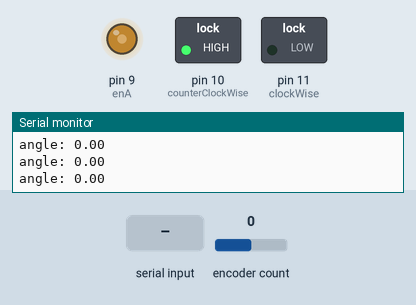
Recording of a sketch running on a simulated Arduino Uno, built with avr-gcc and run on an emulated ATmega328P. Parts: switched loads named in the sketch (green lamp = pin HIGH), output pins drawn as LEDs (lit = HIGH), the last lines printed to the serial monitor. Inputs (shaded band) come from the test bench; at power-on: encoder count 0.

Above: at 1.2 s.
1.3 s: "90,45\n" received over Serial
At 2.3 s:
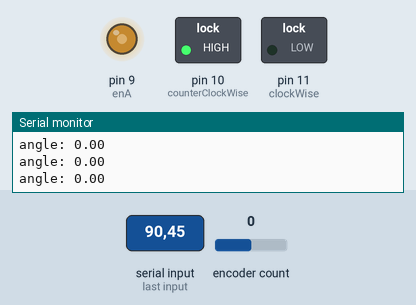
2.8 s: encoder count set to -1
At 3.7 s:
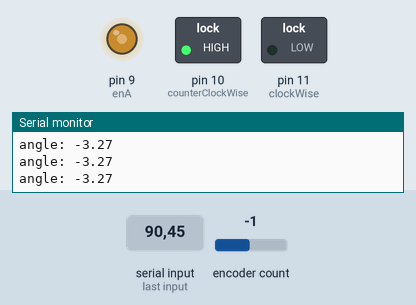
4.3 s: "5\n" received over Serial
At 5.3 s:
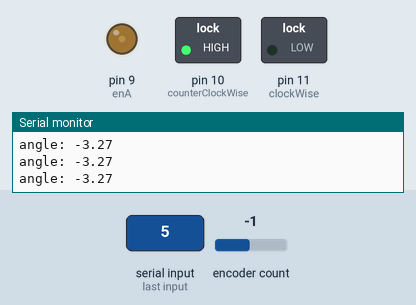
5.8 s: encoder count set to 3
At 7.0 s:
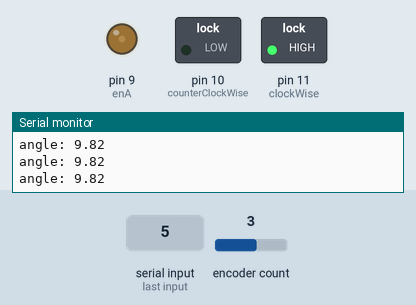
7.3 s: encoder count set to 7
At 7.7 s:
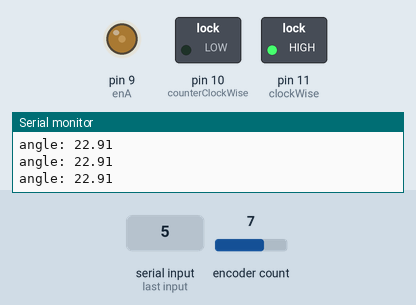
Timing chart, 0 to 9.8 s (numbered marks = the images above; inputs shaded):
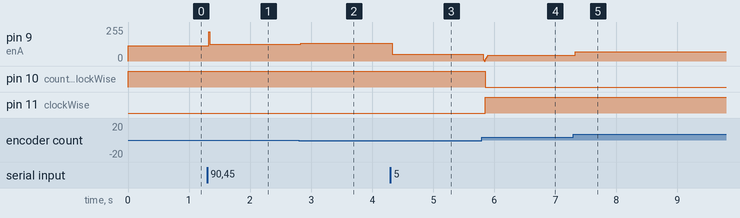

Measured:
- after the input at 1.3 s, pin 9 (enA): 115/255 → 126/255 at once
- after the input at 2.8 s, pin 9 (enA): 126/255 → 132/255 at once
- after the input at 4.3 s, pin 9 (enA): 132/255 → 51/255 at once
- after the input at 5.8 s, pin 9 (enA): 51/255 → 44/255 at once; pin 10 (counterClockWise): HIGH → LOW after 0.05 s; pin 11 (clockWise): LOW → HIGH after 0.05 s
- after the input at 7.3 s, pin 9 (enA): 44/255 → 70/255 at once

The sketch:

PID_ARDUINO_Group3.ino
```cpp
#include <Encoder.h>
#include <PIDController.h>

//הגדרת פינים
#define counterClockWise 10 // כיוון נגד כיוון השעון
#define clockWise 11 // כיוון עם כיוון השעון
#define enA 9 // פין מהירות (PWM)
int encoderPin2 = 2;
int encoderPin3 = 3;

// הגדרת משתנים
float kp = 2;
float ki = 0.17;
float kd = 0.22;
float targetAngle = 40.0;
float setpoint;
double angle = 0.0;


// משתנים גלובליים
Encoder encoder(encoderPin2, encoderPin3); // יצירת אובייקט לקריאת הערך מהאנקודר
PIDController pidController; // יצירת אובייקט לבקר ה-PID

// פונקציה להמרת פולסים (Ticks) של המנוע לזוויות
float tick_to_deg(long tick) {
    return tick * 360.0 / 440.0; // נרמול הזווית
}

// הנעת המוט נגד כיוון השעון
void moveForward() {
  digitalWrite(counterClockWise, HIGH);
  digitalWrite(clockWise, LOW);
}

// הנעת המוט עם כיוון השעון
void moveReverse() {
  digitalWrite(counterClockWise, LOW);
  digitalWrite(clockWise, HIGH);
}
// קבלת קלט מהמשתמש דרך המוניטור הטורי
void getUserInput() { // Get user's input
  if (Serial.available() > 0) {
    float Input = Serial.parseFloat();
    Serial.read();
    setpoint = Input; // Assign the user input to the setpoint
    pidController.setpoint(setpoint);
  }
}

// פונקציית אתחול
void setup() {
 // הגדרת פיני המנוע כפלט
  Serial.begin(9600);
  pinMode(enA, OUTPUT);
  pinMode(counterClockWise, OUTPUT);
  pinMode(clockWise, OUTPUT);
  pidController.begin(); // אתחול בקר ה-PID
  pidController.limit(-180, 180);// הגדרת גבולות פלט לבקר
  pidController.tune(kp, ki, kd); // הגדרת פרמטרי ה-PID (ערכי k)
  pidController.setpoint(targetAngle); // הגדרת זווית היעד הראשונית
}

// הלולאה הראשית
void loop() {

 // קריאת האנקודר וחישוב הזווית הנוכחית
  long encoderCount = encoder.read();
  angle = tick_to_deg(encoderCount);
  getUserInput();// בדיקה אם המשתמש הזין זווית חדשה
 // חישוב אות הבקרה וההפרש בין הזווית הנוכחית לזווית היעד
  double control = pidController.compute(angle);

  Serial.print("angle: ");
  Serial.println(angle);// הדפסת הזווית הנוכחית למסך
  // קביעת כיוון המנוע לפי תוצאת ה-PID
  if (control > 0.0) {
    moveForward();
  } else {
    moveReverse();
  }
  // קביעת עוצמת המנוע (מהירות)
  // הערה: הכפלה ב-10.2 מתאימה כנראה לטווח ה-PWM של הארדואינו (0-255)
  analogWrite(enA, abs(control * 10.2));
}
```
